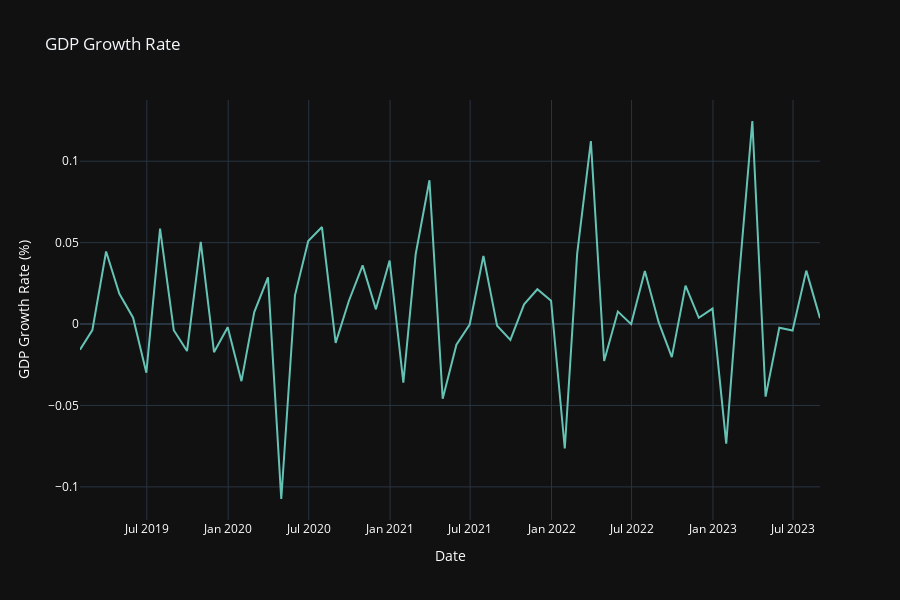

Notebook cell for this chart:
### Markdown cell above
#### Crescimento do PIB:

### Code cell
fig_gdp = px.line(df, x='date', y='gdp_growth', title='GDP Growth Rate',
                  color_discrete_sequence=['rgb(100, 195, 181)'], 
                  template='plotly_dark', height=600)
fig_gdp.update_xaxes(title='Date', title_font=dict(color='white'), tickfont=dict(color='white'))
fig_gdp.update_yaxes(title='GDP Growth Rate (%)', title_font=dict(color='white'), tickfont=dict(color='white'))

fig_gdp.show()

### Figure 1 — Plotly figure (JSON) as saved in the notebook; plotly's stock layout.template omitted (floating-point values rounded to 4 significant figures)
{"data": [{"hovertemplate": "date=%{x}<br>gdp_growth=%{y}<extra></extra>", "legendgroup": "", "line": {"color": "rgb(100, 195, 181)", "dash": "solid"}, "marker": {"symbol": "circle"}, "mode": "lines", "name": "", "orientation": "v", "showlegend": false, "type": "scatter", "x": ["2019-01-31", "2019-02-28", "2019-03-31", "2019-04-30", "2019-05-31", "2019-06-30", "2019-07-31", "2019-08-31", "2019-09-30", "2019-10-31", "2019-11-30", "2019-12-31", "2020-01-31", "2020-02-29", "2020-03-31", "2020-04-30", "2020-05-31", "2020-06-30", "2020-07-31", "2020-08-31", "2020-09-30", "2020-10-31", "2020-11-30", "2020-12-31", "2021-01-31", "2021-02-28", "2021-03-31", "2021-04-30", "2021-05-31", "2021-06-30", "2021-07-31", "2021-08-31", "2021-09-30", "2021-10-31", "2021-11-30", "2021-12-31", "2022-01-31", "2022-02-28", "2022-03-31", "2022-04-30", "2022-05-31", "2022-06-30", "2022-07-31", "2022-08-31", "2022-09-30", "2022-10-31", "2022-11-30", "2022-12-31", "2023-01-31", "2023-02-28", "2023-03-31", "2023-04-30", "2023-05-31", "2023-06-30", "2023-07-31", "2023-08-31"], "xaxis": "x", "y": [-0.01576, -0.003675, 0.04454, 0.01856, 0.003894, -0.02988, 0.05862, -0.003766, -0.01656, 0.05048, -0.01728, -0.001912, -0.03505, 0.00732, 0.02864, -0.1074, 0.01768, 0.05102, 0.05957, -0.01158, 0.01433, 0.03605, 0.009037, 0.03903, -0.036, 0.04303, 0.08832, -0.04583, -0.01267, -0.0002913, 0.04187, -0.0009825, -0.009694, 0.01208, 0.02138, 0.01438, -0.07641, 0.04322, 0.1124, -0.02272, 0.007682, -3.499e-05, 0.03255, 0.00131, -0.02028, 0.02359, 0.003861, 0.009508, -0.07342, 0.02554, 0.1247, -0.04459, -0.002254, -0.003997, 0.0328, 0.003642], "yaxis": "y"}], "layout": {"height": 600, "legend": {"tracegroupgap": 0}, "title": {"text": "GDP Growth Rate"}, "xaxis": {"anchor": "y", "domain": [0, 1], "tickfont": {"color": "white"}, "title": {"font": {"color": "white"}, "text": "Date"}}, "yaxis": {"anchor": "x", "domain": [0, 1], "tickfont": {"color": "white"}, "title": {"font": {"color": "white"}, "text": "GDP Growth Rate (%)"}}}}
